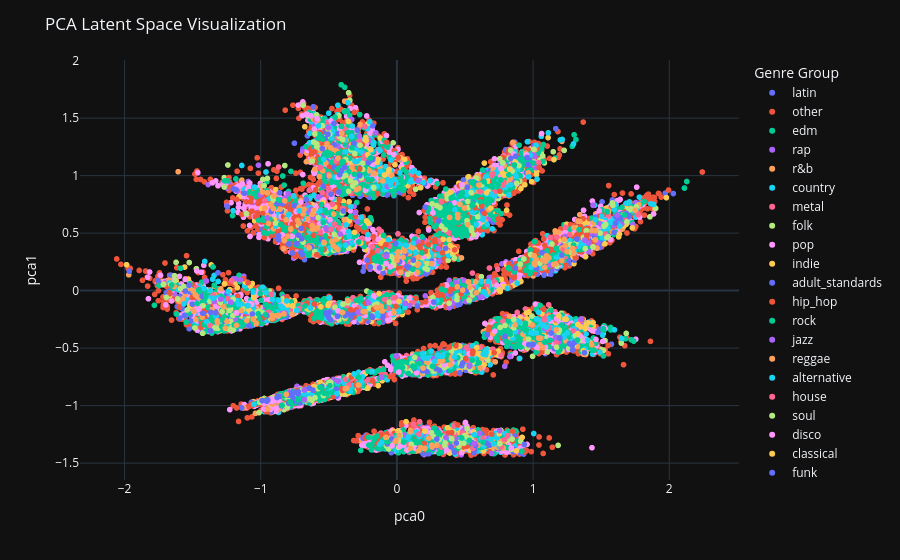

This figure's notebook cell:
### Code cell
import torch

encoder.eval()
with torch.no_grad():
    X_train_tensor = torch.from_numpy(X_train_embedding).float().to(device)
    z_mean, z_log_var = encoder(X_train_tensor)
    latent_space = z_mean.cpu().numpy()

pca = PCA(n_components=2)
X_train_pca = pca.fit_transform(latent_space)

# Convert the data to a pandas DataFrame
df = pd.DataFrame({
    'pca0': X_train_pca[:, 0],
    'pca1': X_train_pca[:, 1],
    'genre_group': y_train_embedding
})

#Original code line: df = pd.DataFrame({'pca0': X_train_pca[:, 0], 'pca1': X_train_pca[:, 1], 'genre_group': y_train_embedding})

# Create a scatter plot using Plotly
fig = px.scatter(df, x='pca0', y='pca1', color='genre_group')

# Add labels and adjust the layout
fig.update_layout(
    title='PCA Latent Space Visualization',
    xaxis_title='pca0',
    yaxis_title='pca1',
    legend_title='Genre Group'
)

# Display the plot
fig.show()

### Figure 1 — Plotly figure (JSON) as saved in the notebook; plotly's stock layout.template omitted (floating-point values rounded to 4 significant figures; data arrays with more than 128 entries replaced by an {"elided": "..."} marker saying what was removed)
{"data": [{"hovertemplate": "genre_group=latin<br>pca0=%{x}<br>pca1=%{y}<extra></extra>", "legendgroup": "latin", "marker": {"color": "#636efa", "symbol": "circle"}, "mode": "markers", "name": "latin", "showlegend": true, "x": {"elided": "501 float values"}, "xaxis": "x", "y": {"elided": "501 float values"}, "yaxis": "y", "type": "scattergl"}, {"hovertemplate": "genre_group=other<br>pca0=%{x}<br>pca1=%{y}<extra></extra>", "legendgroup": "other", "marker": {"color": "#EF553B", "symbol": "circle"}, "mode": "markers", "name": "other", "showlegend": true, "x": {"elided": "5756 float values"}, "xaxis": "x", "y": {"elided": "5756 float values"}, "yaxis": "y", "type": "scattergl"}, {"hovertemplate": "genre_group=edm<br>pca0=%{x}<br>pca1=%{y}<extra></extra>", "legendgroup": "edm", "marker": {"color": "#00cc96", "symbol": "circle"}, "mode": "markers", "name": "edm", "showlegend": true, "x": {"elided": "249 float values"}, "xaxis": "x", "y": {"elided": "249 float values"}, "yaxis": "y", "type": "scattergl"}, {"hovertemplate": "genre_group=rap<br>pca0=%{x}<br>pca1=%{y}<extra></extra>", "legendgroup": "rap", "marker": {"color": "#ab63fa", "symbol": "circle"}, "mode": "markers", "name": "rap", "showlegend": true, "x": {"elided": "1027 float values"}, "xaxis": "x", "y": {"elided": "1027 float values"}, "yaxis": "y", "type": "scattergl"}, {"hovertemplate": "genre_group=r&b<br>pca0=%{x}<br>pca1=%{y}<extra></extra>", "legendgroup": "r&b", "marker": {"color": "#FFA15A", "symbol": "circle"}, "mode": "markers", "name": "r&b", "showlegend": true, "x": {"elided": "770 float values"}, "xaxis": "x", "y": {"elided": "770 float values"}, "yaxis": "y", "type": "scattergl"}, {"hovertemplate": "genre_group=country<br>pca0=%{x}<br>pca1=%{y}<extra></extra>", "legendgroup": "country", "marker": {"color": "#19d3f3", "symbol": "circle"}, "mode": "markers", "name": "country", "showlegend": true, "x": {"elided": "1643 float values"}, "xaxis": "x", "y": {"elided": "1643 float values"}, "yaxis": "y", "type": "scattergl"}, {"hovertemplate": "genre_group=metal<br>pca0=%{x}<br>pca1=%{y}<extra></extra>", "legendgroup": "metal", "marker": {"color": "#FF6692", "symbol": "circle"}, "mode": "markers", "name": "metal", "showlegend": true, "x": {"elided": "1077 float values"}, "xaxis": "x", "y": {"elided": "1077 float values"}, "yaxis": "y", "type": "scattergl"}, {"hovertemplate": "genre_group=folk<br>pca0=%{x}<br>pca1=%{y}<extra></extra>", "legendgroup": "folk", "marker": {"color": "#B6E880", "symbol": "circle"}, "mode": "markers", "name": "folk", "showlegend": true, "x": {"elided": "455 float values"}, "xaxis": "x", "y": {"elided": "455 float values"}, "yaxis": "y", "type": "scattergl"}, {"hovertemplate": "genre_group=pop<br>pca0=%{x}<br>pca1=%{y}<extra></extra>", "legendgroup": "pop", "marker": {"color": "#FF97FF", "symbol": "circle"}, "mode": "markers", "name": "pop", "showlegend": true, "x": {"elided": "5758 float values"}, "xaxis": "x", "y": {"elided": "5758 float values"}, "yaxis": "y", "type": "scattergl"}, {"hovertemplate": "genre_group=indie<br>pca0=%{x}<br>pca1=%{y}<extra></extra>", "legendgroup": "indie", "marker": {"color": "#FECB52", "symbol": "circle"}, "mode": "markers", "name": "indie", "showlegend": true, "x": {"elided": "722 float values"}, "xaxis": "x", "y": {"elided": "722 float values"}, "yaxis": "y", "type": "scattergl"}, {"hovertemplate": "genre_group=adult_standards<br>pca0=%{x}<br>pca1=%{y}<extra></extra>", "legendgroup": "adult_standards", "marker": {"color": "#636efa", "symbol": "circle"}, "mode": "markers", "name": "adult_standards", "showlegend": true, "x": {"elided": "567 float values"}, "xaxis": "x", "y": {"elided": "567 float values"}, "yaxis": "y", "type": "scattergl"}, {"hovertemplate": "genre_group=hip_hop<br>pca0=%{x}<br>pca1=%{y}<extra></extra>", "legendgroup": "hip_hop", "marker": {"color": "#EF553B", "symbol": "circle"}, "mode": "markers", "name": "hip_hop", "showlegend": true, "x": {"elided": "2257 float values"}, "xaxis": "x", "y": {"elided": "2257 float values"}, "yaxis": "y", "type": "scattergl"}, {"hovertemplate": "genre_group=rock<br>pca0=%{x}<br>pca1=%{y}<extra></extra>", "legendgroup": "rock", "marker": {"color": "#00cc96", "symbol": "circle"}, "mode": "markers", "name": "rock", "showlegend": true, "x": {"elided": "2545 float values"}, "xaxis": "x", "y": {"elided": "2545 float values"}, "yaxis": "y", "type": "scattergl"}, {"hovertemplate": "genre_group=jazz<br>pca0=%{x}<br>pca1=%{y}<extra></extra>", "legendgroup": "jazz", "marker": {"color": "#ab63fa", "symbol": "circle"}, "mode": "markers", "name": "jazz", "showlegend": true, "x": [1.175, -0.5178, 1.431, -1.1, -1.201, -0.2017, 0.597, 1.492, -1.25, 0.4351, -1.125, 0.411, 0.5001, 0.8597, -0.5007, 0.6364, 1.004, 0.6054, 0.3576, 0.3467, -0.2911, 0.3828, 0.2628, 0.385, 1.022, -1.398, -1.099, -0.95, -1.172, -0.8334, -0.3316, -1.189, -0.2071, -0.291, -0.4348, 0.6751, 0.2012, 1.177, 1.41, -0.7889, -0.8238, -0.5777, 1.346, 1.004, 0.2597, -1.048, -0.004748, -0.2413, -0.6464, 1.012, 1.19, 0.154, -0.657, 0.6484, -0.8373, 0.6149, 1.135, 0.6722, 0.791, 0.1542, -1.017, 0.02617, -0.3496, 1.593, -0.81, 0.4202, 0.4021, -1.091, -1.115, 0.67, -0.4665, -0.8936, -0.3142, 1.734, 0.05212, 0.4491, 0.4872, -0.7977, 1.44, -0.5436, 0.883, 0.377, 0.8476, 0.6949, 1.32, 0.3805, 1.588, 0.4636, 1.65, 0.7558, 0.2708, 0.2145, -1.127, 0.7916, 0.4403, 0.5077, 0.8289, -1.187, 1.154, -0.2597, 0.02708, -1.701, 0.06561, 1.365, -0.9818, 0.4886, -0.04568, -0.2834, -1.005], "xaxis": "x", "y": [-0.2337, 0.5336, 0.4927, -0.1917, 0.1021, 1.307, -0.5442, 0.5809, 0.7385, 0.07066, 0.1251, -0.1124, -0.5073, 0.938, 0.5913, -0.03427, 1.186, -1.239, -1.292, -0.6222, 0.9468, -0.5757, 0.3302, -0.1495, 1.069, 0.08376, 0.07371, -0.2521, 0.868, -0.05702, 1.488, -0.2549, -0.08676, 0.6002, 1.254, -1.29, -1.259, -0.3862, 0.3364, -0.8814, -0.9198, 0.6484, -0.4191, 1.179, -1.257, -0.2206, -0.5683, 1.188, -0.8546, 1.167, -0.4441, -0.5964, 0.7419, -1.321, -0.06805, -0.05664, -0.3603, -1.285, 1.095, 0.4242, 1.091, -0.08148, 1.252, 0.5662, -1.007, -0.5825, -0.546, 0.04123, 0.06048, -0.5505, -0.7727, -0.234, 0.7334, 0.5746, -1.255, -0.5921, -0.61, 0.8425, 0.741, 0.636, -0.3591, -0.5615, 0.07797, -1.416, -0.3358, -0.03313, 0.5848, -0.5924, 0.5782, 1.131, 0.3786, 0.3144, -0.1814, -0.658, -1.295, -0.09578, -0.5736, 0.102, -0.4227, -0.214, 1.145, 0.07152, 0.1428, -0.2868, -0.2009, -1.22, -1.354, 1.263, 0.8315], "yaxis": "y", "type": "scattergl"}, {"hovertemplate": "genre_group=reggae<br>pca0=%{x}<br>pca1=%{y}<extra></extra>", "legendgroup": "reggae", "marker": {"color": "#FFA15A", "symbol": "circle"}, "mode": "markers", "name": "reggae", "showlegend": true, "x": {"elided": "250 float values"}, "xaxis": "x", "y": {"elided": "250 float values"}, "yaxis": "y", "type": "scattergl"}, {"hovertemplate": "genre_group=alternative<br>pca0=%{x}<br>pca1=%{y}<extra></extra>", "legendgroup": "alternative", "marker": {"color": "#19d3f3", "symbol": "circle"}, "mode": "markers", "name": "alternative", "showlegend": true, "x": {"elided": "645 float values"}, "xaxis": "x", "y": {"elided": "645 float values"}, "yaxis": "y", "type": "scattergl"}, {"hovertemplate": "genre_group=house<br>pca0=%{x}<br>pca1=%{y}<extra></extra>", "legendgroup": "house", "marker": {"color": "#FF6692", "symbol": "circle"}, "mode": "markers", "name": "house", "showlegend": true, "x": {"elided": "178 float values"}, "xaxis": "x", "y": {"elided": "178 float values"}, "yaxis": "y", "type": "scattergl"}, {"hovertemplate": "genre_group=soul<br>pca0=%{x}<br>pca1=%{y}<extra></extra>", "legendgroup": "soul", "marker": {"color": "#B6E880", "symbol": "circle"}, "mode": "markers", "name": "soul", "showlegend": true, "x": {"elided": "351 float values"}, "xaxis": "x", "y": {"elided": "351 float values"}, "yaxis": "y", "type": "scattergl"}, {"hovertemplate": "genre_group=disco<br>pca0=%{x}<br>pca1=%{y}<extra></extra>", "legendgroup": "disco", "marker": {"color": "#FF97FF", "symbol": "circle"}, "mode": "markers", "name": "disco", "showlegend": true, "x": [-0.954, 0.1833, -1.178, -1.078, -0.314, -0.8421, -0.6627, -0.9949, -0.7049, -0.1695, 0.7189, 0.1404, -0.0359, 0.2315, -0.6311, 0.2223, 0.3477, -0.06623, -0.02228, -0.2303, -1.099, -0.9268, -1.469, -0.9757, -0.4212, -1.165, 0.01359, -0.248, 0.9504, 0.4809, 1.172, 1.381, -1.066, -0.1785, -1.153, 0.1434, -0.5659, 0.4038, 0.277, -1.09, 0.09095, -1.555, 0.5406, 0.7338, 1.026, -0.4786, 0.8574, 0.04856, -0.8846, -0.3962, -0.04726, 0.8396, -0.4854, 1.062, -0.9678, 0.2647, 1.462, 1.348, 0.3659, -0.7691, -0.8878, 0.2643, -0.06538, 0.5314, 0.07306, -0.9209, -0.1513, 0.7665, -0.483, 0.03905, -1.135, -0.4327, -0.2337, 0.02047, -1.299, -0.7406, -1.069, 0.01905, -0.8658, -0.3239, 0.4768, 1.091, -0.2942, 0.1991, -0.1445, -0.07978, 0.4215, 0.755, 0.7652, -0.5856, 0.1438, 0.2681, -0.04882, -0.4321, -0.923, 0.7636, 0.477, 0.3885, -0.4473, 1.486, -0.4902, 0.9402, 1.125, -1.18], "xaxis": "x", "y": [-0.9757, 0.3641, -0.1933, -0.1139, -0.1357, 0.486, 1.535, -0.2209, 0.7687, -0.04488, -0.3523, -1.374, -1.351, -0.6066, 1.52, -1.227, -0.6447, -0.2583, 1.182, 0.8769, 0.8688, -1.032, 0.1711, -0.9758, 1.403, 0.909, -0.7086, -0.1896, 1.181, 0.7657, -0.2448, -0.4366, -0.1178, 1.098, 0.9095, -0.7153, 0.5832, -0.6297, 0.3851, 0.8979, -0.06536, 0.0971, -1.312, 0.04524, -0.4943, 0.8092, 1.187, -1.343, -1.022, 0.5166, -0.201, -1.369, -0.257, 1.366, -1.03, 0.6763, -0.425, -0.3937, -1.387, 0.4716, -0.9575, -0.1129, 0.9656, -0.5494, -1.387, -0.9652, -0.2152, 1.055, 1.476, 0.2415, 0.9296, -0.1762, -0.2185, 0.274, 0.0008932, 0.6871, -0.2005, -1.355, -0.9528, 0.9985, 0.7794, -0.4923, 0.4271, 0.2972, 0.2102, 0.2356, 0.7629, 0.01912, 0.9923, 1.493, 0.1504, 0.2321, 0.2058, 0.9863, -0.9436, 1.063, 0.921, 0.7518, -0.2364, 0.6942, 0.6168, -0.4616, -0.3982, 0.896], "yaxis": "y", "type": "scattergl"}, {"hovertemplate": "genre_group=classical<br>pca0=%{x}<br>pca1=%{y}<extra></extra>", "legendgroup": "classical", "marker": {"color": "#FECB52", "symbol": "circle"}, "mode": "markers", "name": "classical", "showlegend": true, "x": {"elided": "138 float values"}, "xaxis": "x", "y": {"elided": "138 float values"}, "yaxis": "y", "type": "scattergl"}, {"hovertemplate": "genre_group=funk<br>pca0=%{x}<br>pca1=%{y}<extra></extra>", "legendgroup": "funk", "marker": {"color": "#636efa", "symbol": "circle"}, "mode": "markers", "name": "funk", "showlegend": true, "x": {"elided": "189 float values"}, "xaxis": "x", "y": {"elided": "189 float values"}, "yaxis": "y", "type": "scattergl"}, {"hovertemplate": "genre_group=ambient<br>pca0=%{x}<br>pca1=%{y}<extra></extra>", "legendgroup": "ambient", "marker": {"color": "#EF553B", "symbol": "circle"}, "mode": "markers", "name": "ambient", "showlegend": true, "x": [0.4247, 0.6951, 0.9942, -0.08083, -0.6129, -0.07484, 1.393, 0.4718, -0.0745, -0.5885, 0.5587, 0.3755, -0.9754, 0.4335, -0.3115, 0.3695, -0.3354, 0.1998, 0.2984, -0.2732, 0.1437, 0.281, 0.1401, 0.3886, 0.01021, 0.8497, -0.8066, -0.1409, -0.6066, 0.6391, -0.6602, 0.3139, -0.5352, 1.689, -0.4666, -0.2318, 1.044, -0.2972, 0.279, 0.5553, 0.3835, 0.6172, 0.2328, 1.31, -0.03318, -0.4049, -0.2864, -0.5721, 0.3342, 0.2786, -0.4231, -0.9129, -0.05035, 0.4476, 1.241, 0.2787, -0.8986, 1.36, 0.1864, -0.6468, 0.6241, -0.2457, -0.1713, 0.827, 0.1709, 0.1878, 0.745, 0.7565, 0.2074, 0.5053, -1.044, 0.3844, 0.8609, -0.3999, -0.006876, 1.079, -1.125, 0.8594, 0.6442, 0.6941, 0.5731, -0.2981, -1.093, 0.4017, -0.1783, -0.02947, 0.7138, -0.3386, 0.1626, -0.9595, 0.7033, 0.8307, -0.3043, 1.094], "xaxis": "x", "y": [0.354, -1.247, -0.304, 0.3994, 0.4815, 1.291, 0.4798, -0.02752, -1.245, 0.3121, -0.5285, -1.238, -0.2331, -0.4794, 1.55, -0.5706, -0.7527, -1.329, -0.628, 1.059, 0.97, 0.3718, -0.06792, -0.006078, 1.156, -1.223, -0.05252, 0.845, -0.1176, 0.01237, -0.1076, 0.3792, 0.3571, 0.501, -0.9213, -0.1085, 1.071, -0.8213, 0.4148, -0.548, -0.5673, 0.7909, 0.4004, 0.2932, 0.9299, -0.8544, -0.833, 0.9389, 0.3288, 0.4451, 0.7908, -0.2488, -0.7475, -1.169, 0.2203, 0.3574, -0.2151, -0.2443, 0.3317, 0.5634, 0.7357, 0.5152, -0.1622, 0.6569, 0.3718, 0.3336, 0.6236, 0.8644, 0.3412, -0.5918, -0.263, -0.4915, 0.1123, -0.8684, -0.1378, -0.163, 0.104, 0.8476, 0.6712, 0.1177, 0.7203, -0.1675, 0.06816, -1.234, -0.7855, -0.7376, -0.5405, -0.1673, 0.3878, 0.8393, 0.9516, 0.02938, 0.6448, -0.3127], "yaxis": "y", "type": "scattergl"}, {"hovertemplate": "genre_group=punk<br>pca0=%{x}<br>pca1=%{y}<extra></extra>", "legendgroup": "punk", "marker": {"color": "#00cc96", "symbol": "circle"}, "mode": "markers", "name": "punk", "showlegend": true, "x": [-0.8438, -0.3304, -0.281, -1.354, 0.9439, -1.139, -0.2391, 0.2603, -1.008, 0.4141, 1.543, 1.326, -0.675, 0.7632, 0.7042, -0.7829, -1.122, -0.5265, 0.3876, -0.5648, -1.05, -0.4923, -0.5453, 1.671, -0.04288, -0.2128, -0.8685, 0.04985, 0.5525, -0.8617, 0.1172, 0.2612, 0.4593, -1.654, 0.3469, 0.9497, 0.4815, 0.1776, 0.8325, 0.5626, -0.8307, -0.3936, -1.226, 0.6333, 0.4827, -1.172, -0.2813, -0.2945, 0.2109, -1.195, 0.3989, 0.1759, 0.3902, -0.7276, 1.086, 1.242, -0.9659, -0.5458, 0.5536, 0.8223, 0.04112, -0.8934, 0.7426, -0.6973, 0.6138, 0.3472, -1.405, -0.3127, 1.298, 0.4753, -0.4079, -0.5522, 1.125, -0.5404, 0.8625, 0.6142, -0.713, 0.532, -0.4533, 1.147, -0.4734, -0.4534, 0.8827, 1.02, 0.3834, -0.5182, -0.8528, -0.51, 0.9406, -0.2203, 0.3733, 0.08402, 0.4457, 1.405, -1.287, 0.1174, 0.7123, -1.018, 0.2663, 0.6401, -0.5526, 0.5863, -0.09534, -1.282, -0.4323, -0.1934, 0.4677, 0.1832, 0.2814, 0.9216, -0.245, -0.4544, -0.5334, -1.064, 0.1662, 0.1293, -1.454, -0.07113, -1.082, 0.03082, -0.438], "xaxis": "x", "y": [-0.9982, 1.242, 0.4226, -0.2611, -0.2851, -0.2782, 0.5505, -0.657, -0.2479, -0.5816, 0.6868, -0.4301, -0.1339, 0.9627, 0.9006, -0.9696, -0.2804, 0.6991, -0.6004, -0.8388, 0.8435, -0.8275, -0.08339, 0.658, 0.9497, 0.9634, 0.7912, -1.317, 0.737, 0.7856, -0.6559, -1.332, 0.823, 0.04906, 0.6034, -0.3454, 0.8508, -1.359, -0.3793, 0.9449, -0.913, 1.12, -0.1246, -1.318, 0.7588, -0.2873, -0.7543, 0.766, -0.632, -0.2982, 0.8045, 0.1615, 0.7404, -0.9496, -0.4471, 0.3259, -0.2113, 1.317, -0.606, 1.007, -0.6682, -0.2024, 0.9236, -0.9419, 0.7728, -0.6091, -0.04404, 1.012, 0.3959, -1.281, 1.428, -0.8473, -0.4316, 0.593, 1.092, 0.05728, 0.5956, -1.302, 0.3654, 0.2525, -0.8851, 0.634, -0.2999, -0.2764, -0.5902, 0.6761, 0.5751, -0.8938, -0.3001, 0.909, -0.5612, -0.7207, -0.5827, -0.4712, -0.3108, 0.1866, 0.95, -0.2021, -0.6597, 0.946, 0.3574, 0.9061, -0.1471, -0.2534, 1.188, 1.152, 0.8202, 0.3277, 0.3803, -0.3288, 0.9216, 1.508, -0.8931, -0.2558, -0.6338, -0.6685, 0.008139, -1.316, 0.8588, 0.954, 1.049], "yaxis": "y", "type": "scattergl"}, {"hovertemplate": "genre_group=electronic<br>pca0=%{x}<br>pca1=%{y}<extra></extra>", "legendgroup": "electronic", "marker": {"color": "#ab63fa", "symbol": "circle"}, "mode": "markers", "name": "electronic", "showlegend": true, "x": [0.4114, 1.456, -0.4163, 0.6786, -0.06987, 0.3602, 0.5692, -0.07379, -0.9515, 0.4909, -1.34, -0.3684, 0.5351, 0.1561, 0.3019, 1.087, 1.235, -0.643, -0.5769, -0.8225, -0.2107, -0.5215, -0.4323, -0.6178, 0.7555, -0.1544, 1.41, 1.128, -0.276, 1.379, 0.06084, -0.113, -0.3048, -0.6806, -0.6299, -1.15, -1.294, -1.22, 0.2709, -0.2847, 0.09392, -0.5021, -0.1211, -0.6791, 1.353, 1.473, -0.8197, -0.8456, 0.3136, 1.618], "xaxis": "x", "y": [-0.5867, 0.5009, 0.4912, 0.1137, 0.9048, -1.277, -1.33, 0.3005, 0.6315, 0.0883, -0.09419, 0.4079, -0.6501, 0.9579, 0.3655, -0.3293, 0.4706, 0.6822, 0.8146, 0.8049, -0.106, 0.5472, -0.7871, 0.6349, -1.218, 1.372, 0.4137, 0.2202, 1.344, 0.4384, -0.1094, -0.7539, 0.6786, -0.8643, 0.7077, 0.09505, -0.07451, -0.1007, -0.5925, -0.1858, -0.1311, 1.416, -0.1489, -0.9468, -0.2463, 0.4167, -0.1971, -0.1999, 0.2537, 0.6573], "yaxis": "y", "type": "scattergl"}, {"hovertemplate": "genre_group=gospel<br>pca0=%{x}<br>pca1=%{y}<extra></extra>", "legendgroup": "gospel", "marker": {"color": "#FFA15A", "symbol": "circle"}, "mode": "markers", "name": "gospel", "showlegend": true, "x": {"elided": "149 float values"}, "xaxis": "x", "y": {"elided": "149 float values"}, "yaxis": "y", "type": "scattergl"}, {"hovertemplate": "genre_group=christian<br>pca0=%{x}<br>pca1=%{y}<extra></extra>", "legendgroup": "christian", "marker": {"color": "#19d3f3", "symbol": "circle"}, "mode": "markers", "name": "christian", "showlegend": true, "x": [-0.1441, -0.7171, 0.8354, -0.4403, -0.3769, 0.6695, -0.3547, -0.7353, 0.9015, 0.2969, 0.6482, 0.8835, -0.2957, 0.5693, -0.14, 1.297, 1.039, 0.2238, 0.1934, 0.7103, 1.026, -0.6339, -0.06291, 0.6562, 1.078, 0.1589, 0.6356, -1.094, -0.04258, -0.8671, 1.029, 0.1149, 0.6951, -0.8102, 0.06819, 0.1379, 0.2768, -0.04532, 0.3128, 0.6334, 0.4244, -1.352, -0.06667, 0.1258, -0.01734, 0.8123, -0.5759, 0.3289, 0.3387, 0.6197, 0.6523, 1.097, -0.3145, 1.401, 0.8217], "xaxis": "x", "y": [-0.1989, 0.694, 0.9202, -0.8955, 0.3949, 0.07967, 0.5137, -0.1721, -0.2739, -0.5639, -0.02195, 0.06502, 1.121, -1.253, -0.2182, 1.275, -0.1881, -0.5876, 0.9392, -1.332, -0.2466, -0.1524, 0.442, -0.5351, -0.3026, 1.021, -0.009152, -0.1303, 0.9382, -0.08373, 0.9693, 1.035, 0.8388, -0.09018, 0.3921, 0.3336, -0.616, 0.9174, -0.5706, -0.5525, -0.5766, -0.06685, 0.9646, 1.043, 0.9677, 0.01913, 1.433, -0.5718, -0.5644, 0.07936, -0.5584, -0.3176, -0.7249, -0.4294, 0.8309], "yaxis": "y", "type": "scattergl"}], "layout": {"xaxis": {"anchor": "y", "domain": [0.0, 1.0], "title": {"text": "pca0"}}, "yaxis": {"anchor": "x", "domain": [0.0, 1.0], "title": {"text": "pca1"}}, "legend": {"title": {"text": "Genre Group"}, "tracegroupgap": 0}, "margin": {"t": 60}, "title": {"text": "PCA Latent Space Visualization"}}}
